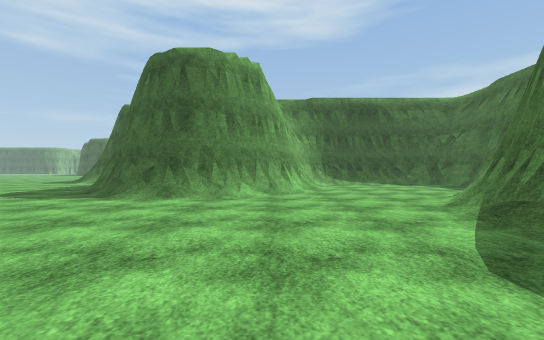
view 1 (above)

20 first-person views from a walk through a Unity game level. The camera is 1.2 m above the floor, looks level and sees 90° across. The floor is counted in squares, 2 m on a side. Each view is taken from the middle of a square. On the plan, view 1 faces up. The plan holds only what a view shows up to about 9 squares ahead; the rest is blank. The place goes on beyond the plan. Surface patterns are stand-ins for the level's own textures.

view 2
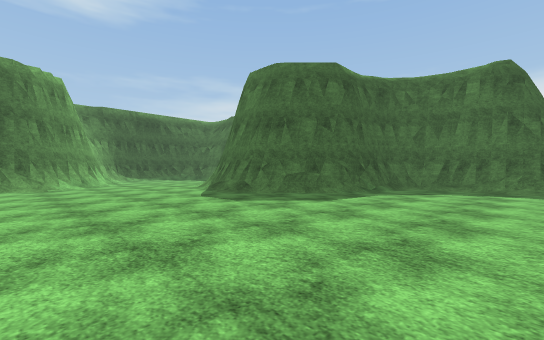

view 3
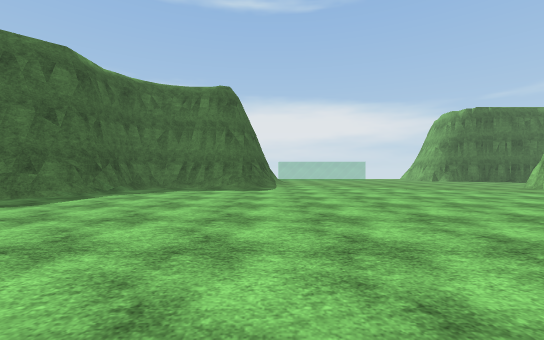

view 4
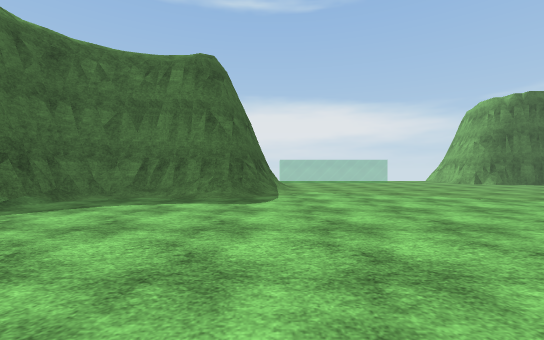

view 5
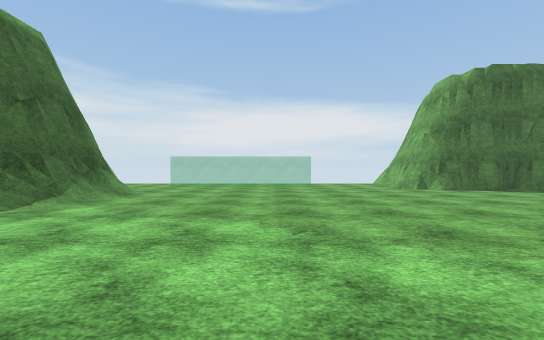

view 6
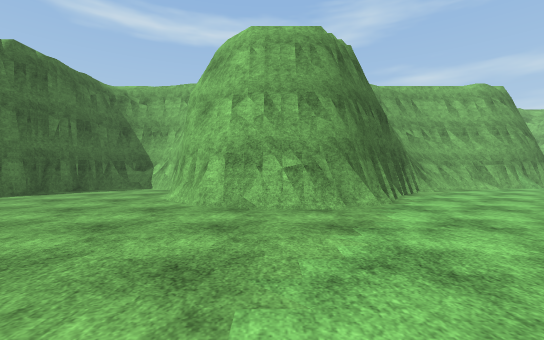

view 7
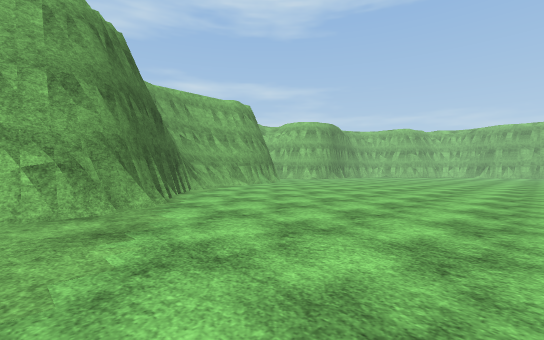

view 8
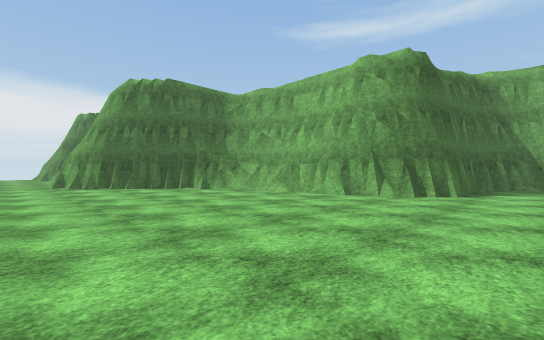

view 9
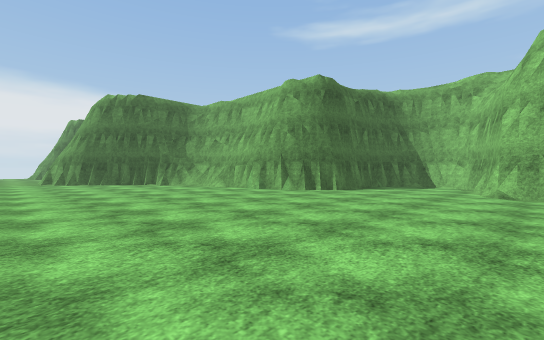

view 10
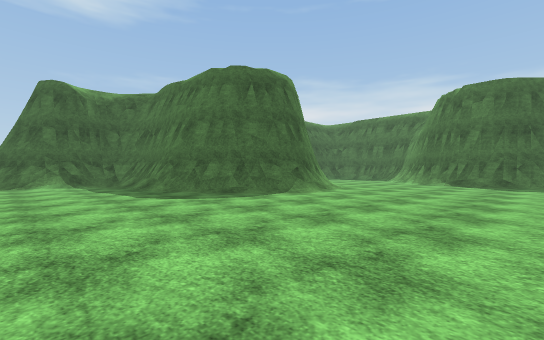

view 11
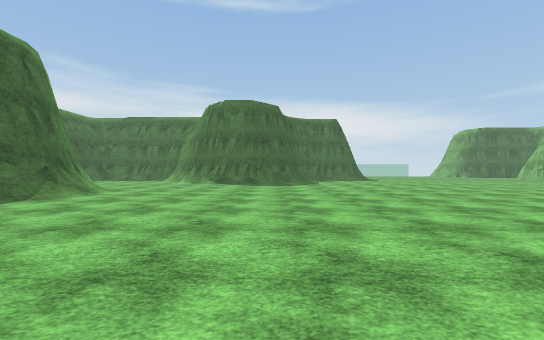

view 12
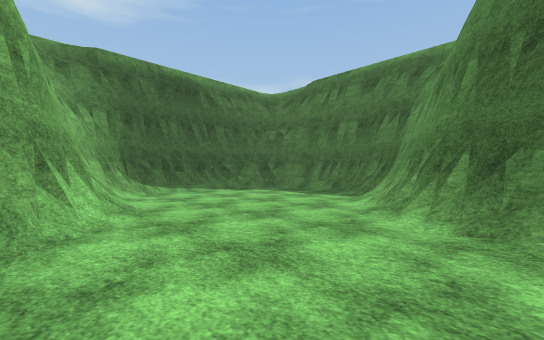

view 13
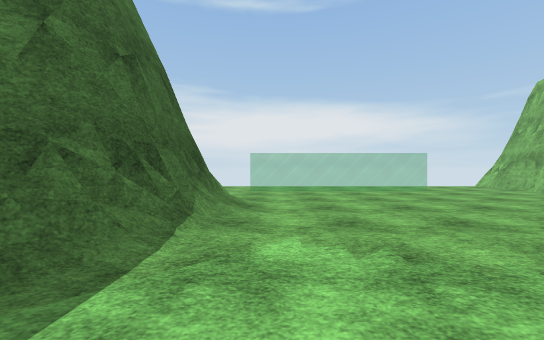

view 14
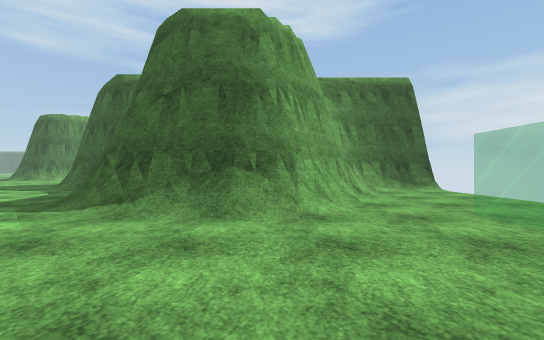

view 15
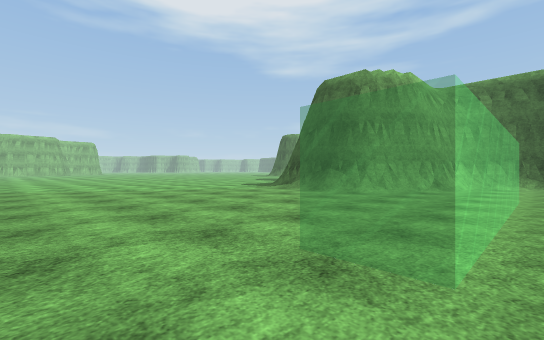

view 16
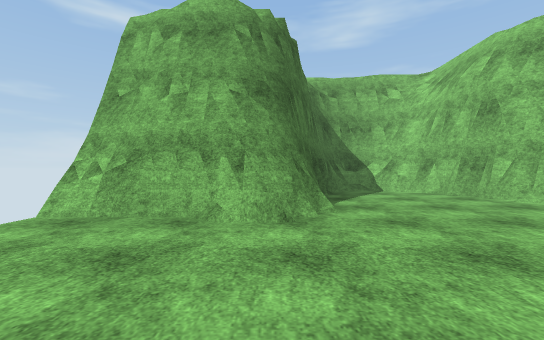

view 17
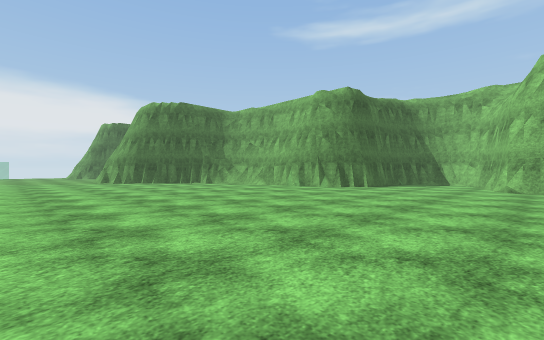

view 18
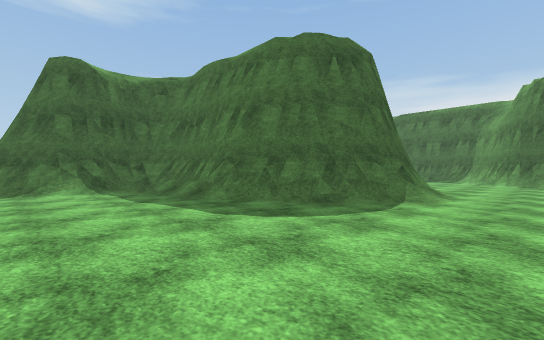

view 19
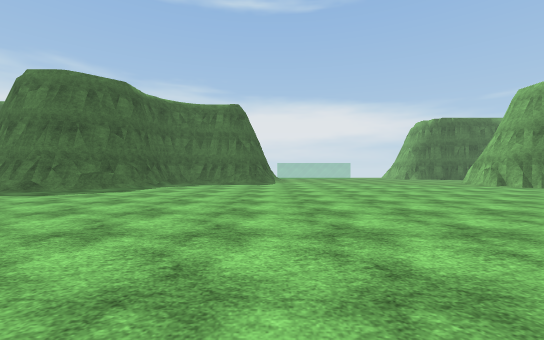

view 20
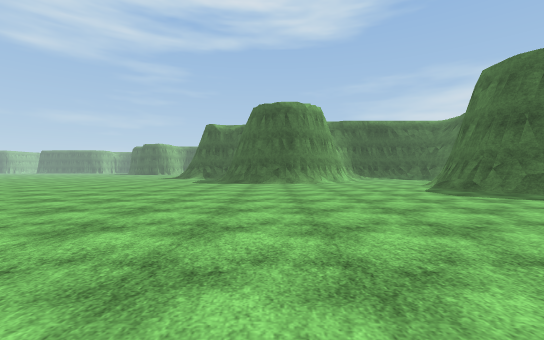

### Floor plan
Key: @ floor where view 1 was taken; # wall or solid block; . floor; / step, stairs or slope; = window, fence, low wall or low ledge.
Columns run from 9 left of view 1 to 16 right of it. Each row starts with its distance up from view 1.
 14 ##
 13 /###
 12 ///##      #####
 11 .../#     ##///##
 10 .../#     #/.../#
  9 .../#    ##.....#
  8 ....##   #/.....#
  7 .....#####...../#
  6 ......##/.....###
  5 .............##
  4 ............##
  3 ............#
  2 ............##
  1 ............/##
  0 .........@.../###      ###
 -1  ...............##    ##.
 -2   ...............#    #..
 -3    ............./#   ##..
 -4     ............/#####...
 -5     ............./###....
 -6      ..................=.
 -7       .................=.
 -8        ................=.
 -9    ....................=.
-10 .......................=.
-11 .........................
-12 .........................
-13 .........................
-14 .............####....#####
-15 .............#  ##...##
-16 ............##   #...#
-17 ..........###    ##..#
-18 ......######      ####
-19 .....##
-20 ##...#
-21  #...#
-22  #..##
-23  ####

Where each view was taken, in squares from view 1:
view 1: 0 up, 0 right, facing up
view 2: 4 down, 2 left, facing up-right
view 3: 5 down, 2 left, facing right
view 4: 5 down, 1 right, facing right
view 5: 9 down, 4 right, facing right
view 6: 9 down, 6 right, facing down
view 7: 9 down, 6 right, facing down-left
view 8: 12 down, 6 left, facing down-right
view 9: 12 down, 9 left, facing down-right
view 10: 1 up, 9 left, facing up-right
view 11: 1 up, 9 left, facing right
view 12: 4 up, 0 right, facing up-right
view 13: 6 down, 6 right, facing right
view 14: 9 down, 11 right, facing up
view 15: 12 down, 15 right, facing up-left
view 16: 10 down, 13 right, facing down
view 17: 10 down, 9 left, facing down-right
view 18: 4 up, 9 left, facing up-right
view 19: 5 down, 5 left, facing right
view 20: 6 down, 3 left, facing up
